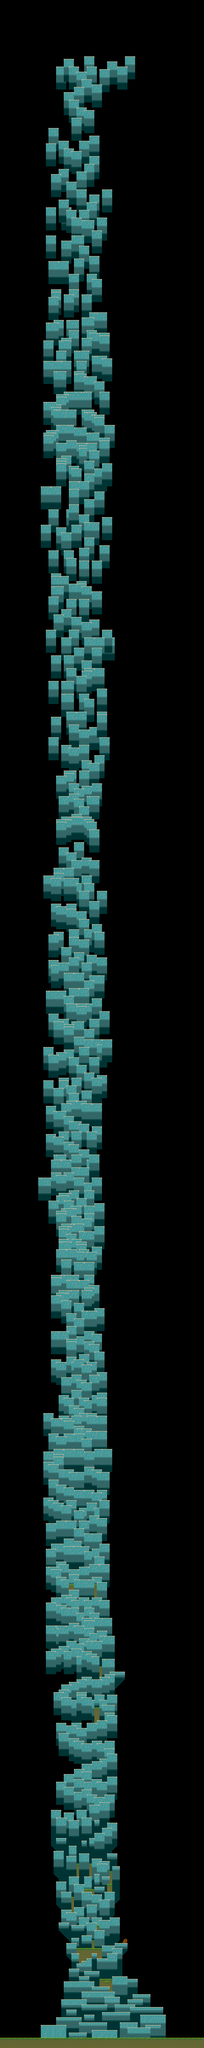

Rendered tile map (Tiled .tmx) drawn with the repository's tilesets; below, a short description and the map source with its tile grids summarised:
An orthogonal 80x800 tile map with 8x8 px tiles, 1 tile layer (Tile Layer 1).

<map version="1.0" orientation="orthogonal" renderorder="right-down" width="80" height="800" tilewidth="8" tileheight="8" nextobjectid="1">
 <tileset firstgid="1" name="tiles" tilewidth="8" tileheight="8" spacing="2" margin="1">
  <image source="tiles.png" width="50" height="60" />
  <tile id="0">
   <properties>
    <property name="blocked-top" value="" />
   </properties>
  </tile>
  <tile id="1">
   <properties>
    <property name="blocked-top" value="" />
   </properties>
  </tile>
  <tile id="2">
   <properties>
    <property name="blocked-top" value="" />
   </properties>
  </tile>
  <tile id="3" />
  <tile id="4" />
  <tile id="5" />
  <tile id="6" />
  <tile id="7" />
  <tile id="8" />
  <tile id="9" />
  <tile id="10" />
  <tile id="11" />
  <tile id="12">
   <properties>
    <property name="blocked-top" value="" />
   </properties>
  </tile>
  <tile id="13">
   <properties>
    <property name="blocked-top" value="" />
   </properties>
  </tile>
  <tile id="14" />
  <tile id="15" />
  <tile id="16" />
  <tile id="17" />
  <tile id="18" />
  <tile id="19" />
  <tile id="20">
   <properties>
    <property name="object" value="totem" />
   </properties>
  </tile>
  <tile id="21">
   <properties>
    <property name="object" value="totem" />
   </properties>
  </tile>
  <tile id="22">
   <properties>
    <property name="object" value="totem" />
   </properties>
  </tile>
  <tile id="23">
   <properties>
    <property name="object" value="totem" />
   </properties>
  </tile>
  <tile id="24" />
  <tile id="25" />
  <tile id="26" />
  <tile id="27" />
  <tile id="28" />
  <tile id="29" />
 </tileset>
 <layer name="Tile Layer 1" width="80" height="800">
  <data>[64000 cells, 16901 non-empty, 20 distinct tile ids]</data>
 </layer>
</map>